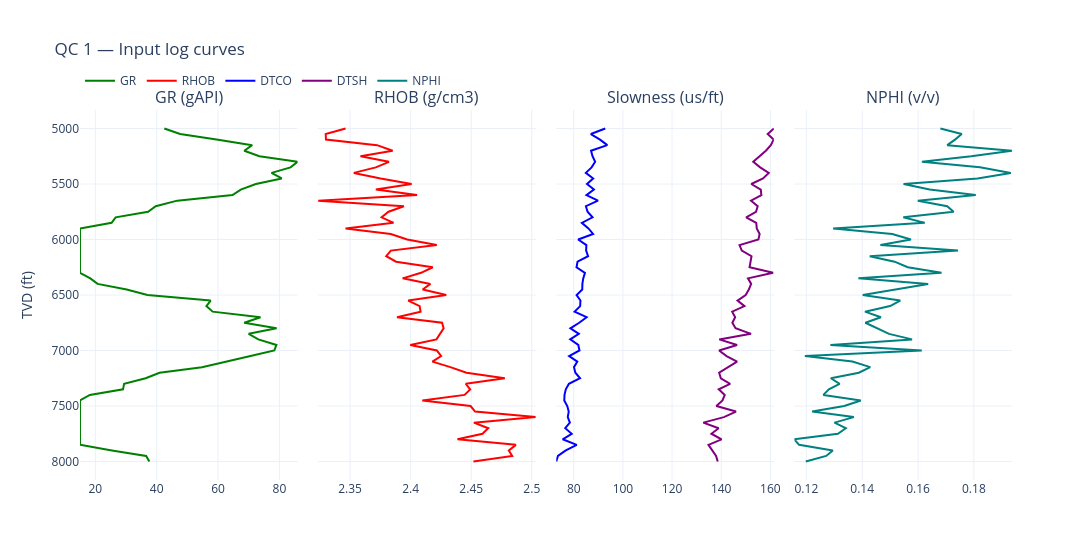

Notebook source saved alongside this figure:
### Markdown cell above
## 1. Data input

Synthetic onshore well log (TVD from 5 000 – 8 000 ft).
Columns mimic typical LAS curves used in a 1-D MEM.

### Code cell
np.random.seed(42)
n = 61
tvd = np.linspace(5000.0, 8000.0, n)  # ft

# Synthetic curves with mild depth trends + noise
gr = 40 + 40 * np.sin(np.linspace(0, 4 * np.pi, n)) + np.random.normal(0, 5, n)  # gAPI
gr = np.clip(gr, 15, 140)

rhob = 2.35 + 0.00004 * (tvd - 5000) + np.random.normal(0, 0.02, n)  # g/cm3
dtco = 90 - 0.005 * (tvd - 5000) + np.random.normal(0, 2, n)       # us/ft
dtsh = 160 - 0.008 * (tvd - 5000) + np.random.normal(0, 3, n)      # us/ft
nphi = 0.18 - 0.00002 * (tvd - 5000) + np.random.normal(0, 0.01, n) # fraction
nphi = np.clip(nphi, 0.05, 0.30)

# Optional coal / limestone flags (mostly False)
coal_flag = [False] * n
limestone_flag = [False] * n
coal_flag[20] = True
limestone_flag[45] = True

df = pd.DataFrame({
    "TVD": tvd,
    "GR": gr,
    "RHOB": rhob,
    "DTCO": dtco,
    "DTSH": dtsh,
    "NPHI": nphi,
    "COAL": coal_flag,
    "LIME": limestone_flag,
})
display(df.head())

# QC — raw input log curves
qc_log_plot(
    [
        ("GR (gAPI)", [(df["GR"], "GR", "green", None)]),
        ("RHOB (g/cm3)", [(df["RHOB"], "RHOB", "red", None)]),
        ("Slowness (us/ft)", [(df["DTCO"], "DTCO", "blue", None),
                              (df["DTSH"], "DTSH", "purple", None)]),
        ("NPHI (v/v)", [(df["NPHI"], "NPHI", "teal", None)]),
    ],
    "QC 1 — Input log curves",
).show()
